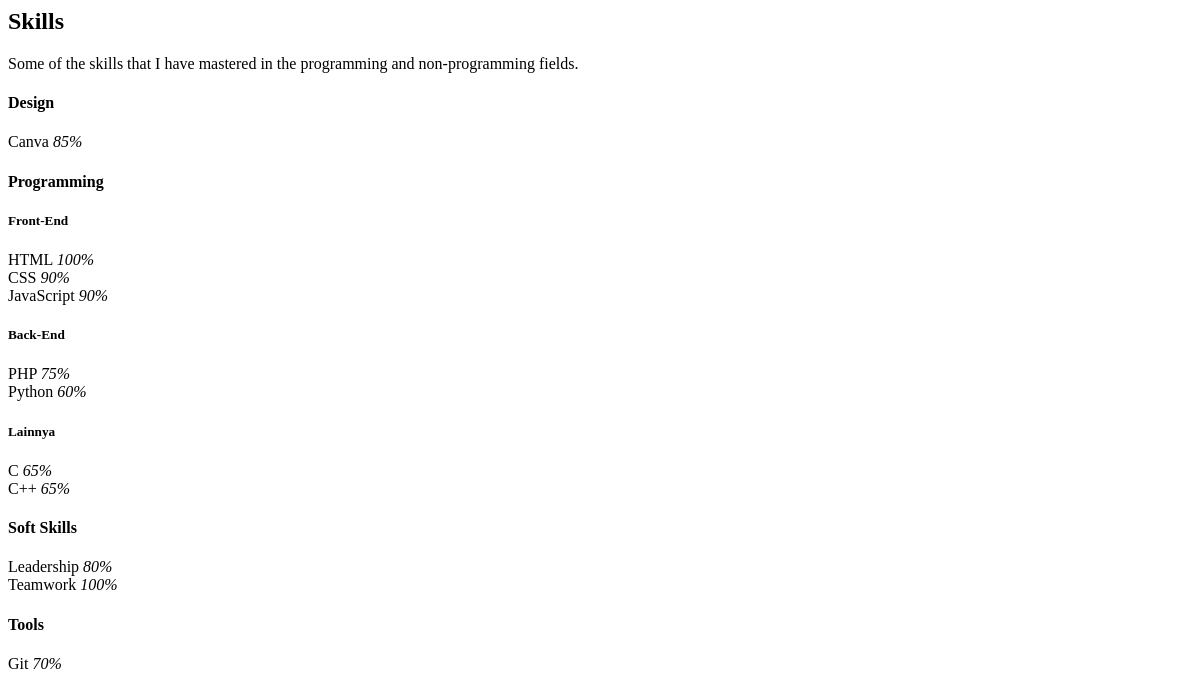
Before: /content/skills.php with the older database file.
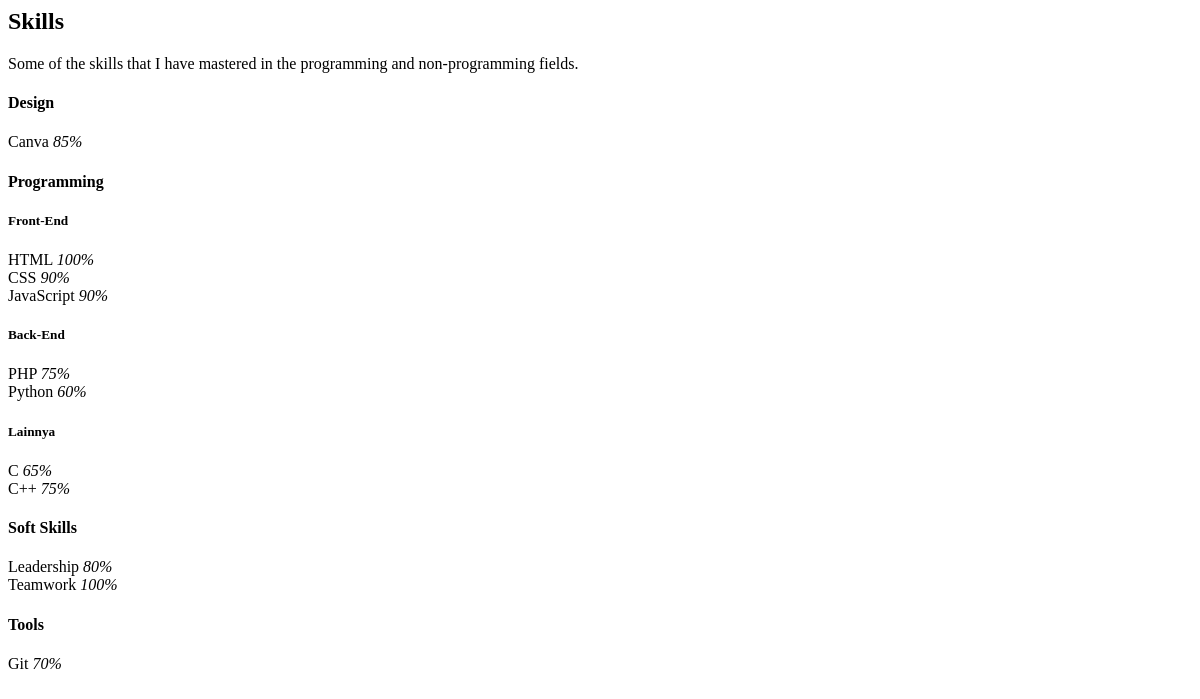
After: the same page with the newer database file.
### tables this page shows
CREATE TABLE `skills` (
  `id` int(11) NOT NULL,
  `name` varchar(100) DEFAULT NULL,
  `category` varchar(100) NOT NULL,
  `percentage` int(11) DEFAULT NULL,
  `subcategory` varchar(100) DEFAULT NULL
);

### content/skills.php (the view, shortened to what this page needs)
<?php
$skills = mysqli_query($koneksi, "SELECT * FROM skills ORDER BY category ASC, subcategory ASC, id ASC");
$categories = [];
while ($r = mysqli_fetch_assoc($skills)) {
    if ($r['category'] === 'Programming') {
        $sub = $r['subcategory'] ?: 'Lainnya';
        $categories['Programming'][$sub][] = $r;
    } else {
        $categories[$r['category']][] = $r;
    }
}
if (isset($categories['Programming'])) {
    uksort($categories['Programming'], function($a, $b) {
        $order = ['Front-End' => 1, 'Back-End' => 2, 'Lainnya' => 3];
        return ($order[$a] ?? 99) <=> ($order[$b] ?? 99);
    });
}
function getSubIcon($subcat) {
    switch ($subcat) {
        case 'Front-End': return '<i class="bi bi-code-slash text-primary"></i>';
        case 'Back-End': return '<i class="bi bi-hdd-stack text-success"></i>';
        default: return '<i class="bi bi-lightning text-purple"></i>';
    }
}
?>
<section id="skills" class="skills section">
  <div class="container section-title" data-aos="fade-up">
    <h2>Skills</h2>
    <p>Some of the skills that I have mastered in the programming and non-programming fields.</p>
  </div>
  <div class="container" data-aos="fade-up" data-aos-delay="100">
    <?php if (empty($categories)): ?>
      <p class="text-muted">No skills data has been added yet.</p>
    <?php else: ?>
      <?php foreach ($categories as $cat => $skillGroup): ?>
        <h4 class="mt-4"><?= htmlspecialchars($cat) ?></h4>
        <?php if ($cat === 'Programming'): ?>
          <?php foreach ($skillGroup as $subcat => $skillList): ?>
            <h5 class="mt-3 ms-3">
              <?= getSubIcon($subcat) ?> <?= htmlspecialchars($subcat) ?>
            </h5>
            <div class="row skills-content skills-animation">
              <?php
              $half = ceil(count($skillList) / 2);
              $left = array_slice($skillList, 0, $half);
              $right = array_slice($skillList, $half);
              ?>
              <div class="col-lg-6">
                <?php foreach ($left as $s): ?>
                  <div class="progress">
                    <span class="skill">
                      <span><?= htmlspecialchars($s['name']) ?></span>
                      <i class="val"><?= (int)$s['percentage'] ?>%</i>
                    </span>
                  </div>
                <?php endforeach; ?>
              </div>
              <div class="col-lg-6">
                <?php foreach ($right as $s): ?>
                  <div class="progress">
                    <span class="skill">
                      <span><?= htmlspecialchars($s['name']) ?></span>
                      <i class="val"><?= (int)$s['percentage'] ?>%</i>
                    </span>
                  </div>
                <?php endforeach; ?>
              </div>
            </div>
          <?php endforeach; ?>
        <?php else: ?>
          <div class="row skills-content skills-animation">
            <?php
            $half = ceil(count($skillGroup) / 2);
            $left = array_slice($skillGroup, 0, $half);
            $right = array_slice($skillGroup, $half);
            ?>
            <div class="col-lg-6">
              <?php foreach ($left as $s): ?>
                <div class="progress">
                  <span class="skill">
                    <span><?= htmlspecialchars($s['name']) ?></span>
                    <i class="val"><?= (int)$s['percentage'] ?>%</i>
                  </span>
                </div>
              <?php endforeach; ?>
            </div>
            <div class="col-lg-6">
              <?php foreach ($right as $s): ?>
                <div class="progress">
                  <span class="skill">
                    <span><?= htmlspecialchars($s['name']) ?></span>
                    <i class="val"><?= (int)$s['percentage'] ?>%</i>
                  </span>
                </div>
              <?php endforeach; ?>
            </div>
          </div>
        <?php endif; ?>
      <?php endforeach; ?>
    <?php endif; ?>
  </div>
</section>

Changed rows visible on the page:
changed skills (number 8 of 11 on the later page): percentage "65" → "75"
